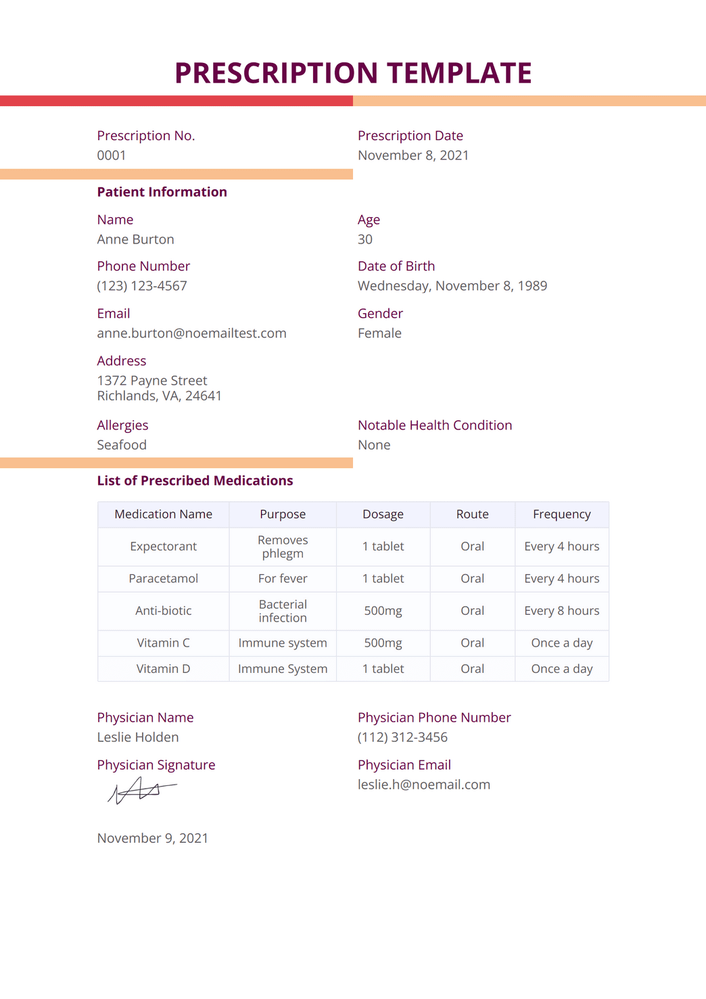
#> input picture backend/uploads/test_prescription.png, 706 x 999 px, shrunk from 1044 x 1477 before the run
$ python -i paddleocr_medical.py   (imports and definitions only)
#> lines starting #> are read from the running program, lines starting #| are printed output that depends on the picture; after the words box and inside, x2 and y2 are one past the last pixel; in counts of white or black regions, pixels touching at a corner belong together
#!/usr/bin/env python3
"""
PaddleOCR Medical Document Analysis
Advanced OCR for prescription and medical document text extraction
"""

import os
import sys
import json
import argparse
from typing import Dict, List, Any, Optional
import cv2
import numpy as np
from PIL import Image
import logging

# Set up logging
# [1 line not run here, left out]
logger = logging.getLogger(__name__)

def install_paddleocr():
    """Install PaddleOCR if not available"""
    try:
        import paddleocr
        return True
    except ImportError:
        logger.info("Installing PaddleOCR...")
        import subprocess
        try:
            subprocess.check_call([sys.executable, "-m", "pip", "install", "paddleocr"])
            import paddleocr
            return True
        except Exception as e:
            logger.error(f"Failed to install PaddleOCR: {e}")
            return False

class MedicalDocumentAnalyzer:
    """Enhanced medical document analyzer using PaddleOCR"""

    def __init__(self):
        self.ocr = None
        self._initialize_ocr()
#> (the call stopped at in _initialize_ocr, `self.ocr = paddleocr.PaddleOCR( use_textline_orientation=True,  # Enab..`: paddleocr is not available in this run)

    def _initialize_ocr(self):
        """Initialize PaddleOCR with optimal settings for medical documents"""
        try:
            if not install_paddleocr():
                raise ImportError("PaddleOCR installation failed")

            import paddleocr

            # Initialize PaddleOCR with English support
            self.ocr = paddleocr.PaddleOCR(
                use_textline_orientation=True,  # Enable text angle classification
                lang='en'                       # English language
            )
            logger.info("✅ PaddleOCR initialized successfully")

        except Exception as e:
            logger.error(f"❌ Failed to initialize PaddleOCR: {e}")
            self.ocr = None

    def preprocess_image(self, image_path: str) -> np.ndarray:
        """Preprocess image for better OCR accuracy"""
#> called with image_path = 'uploads/test_prescription.png'
        try:
            # Read image
            image = cv2.imread(image_path)
#> image is the input picture: shape (999, 706, 3); mean B, G, R 247.9, 247.5, 250.3
            if image is None:
                # Try with PIL for different formats
                pil_image = Image.open(image_path).convert('RGB')
                image = cv2.cvtColor(np.array(pil_image), cv2.COLOR_RGB2BGR)

            # Convert to grayscale
            gray = cv2.cvtColor(image, cv2.COLOR_BGR2GRAY)
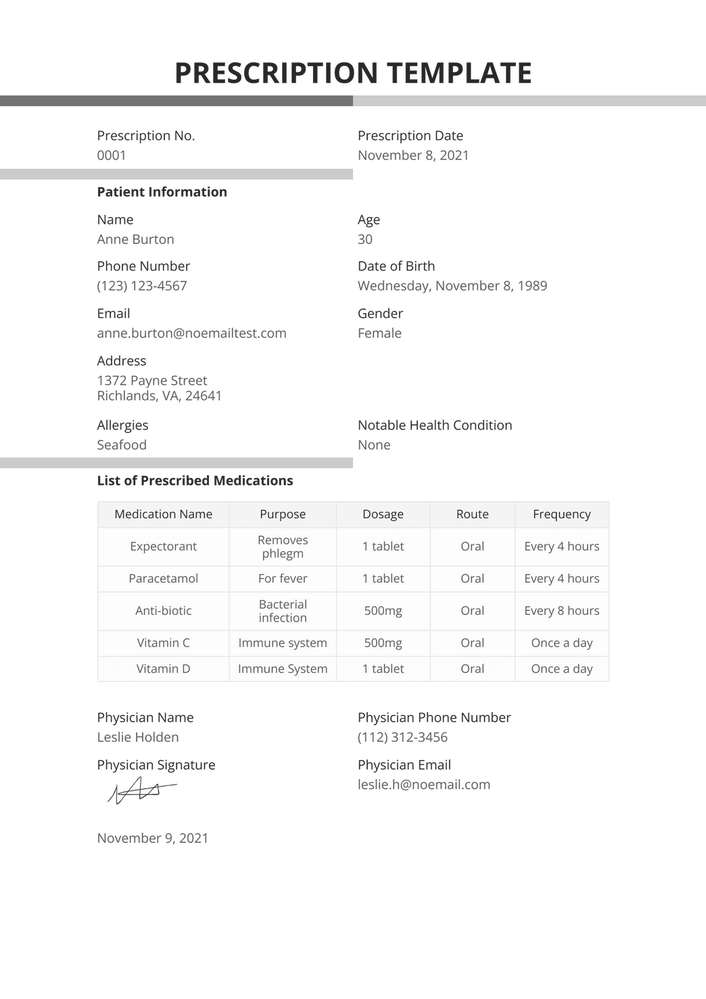
#> gray: shape (999, 706); min 26, max 255, mean 248.4

            # Apply adaptive thresholding to improve text clarity
            processed = cv2.adaptiveThreshold(
                gray, 255, cv2.ADAPTIVE_THRESH_GAUSSIAN_C, cv2.THRESH_BINARY, 11, 2
            )
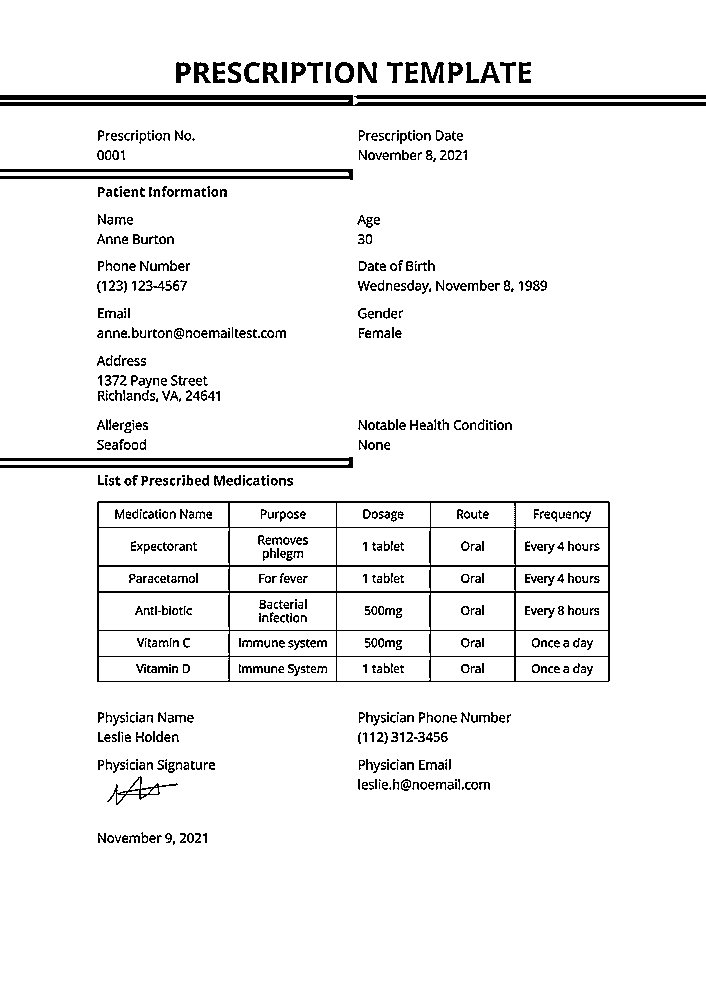
#> processed: shape (999, 706); 94.4% white; 704 black regions (150 under 20 px), largest, box (x1, y1, x2, y2) and area: (97, 501, 610, 682) 6921, (0, 95, 706, 106) 4587, (0, 457, 353, 468) 2139

            # Denoise
            denoised = cv2.medianBlur(processed, 3)
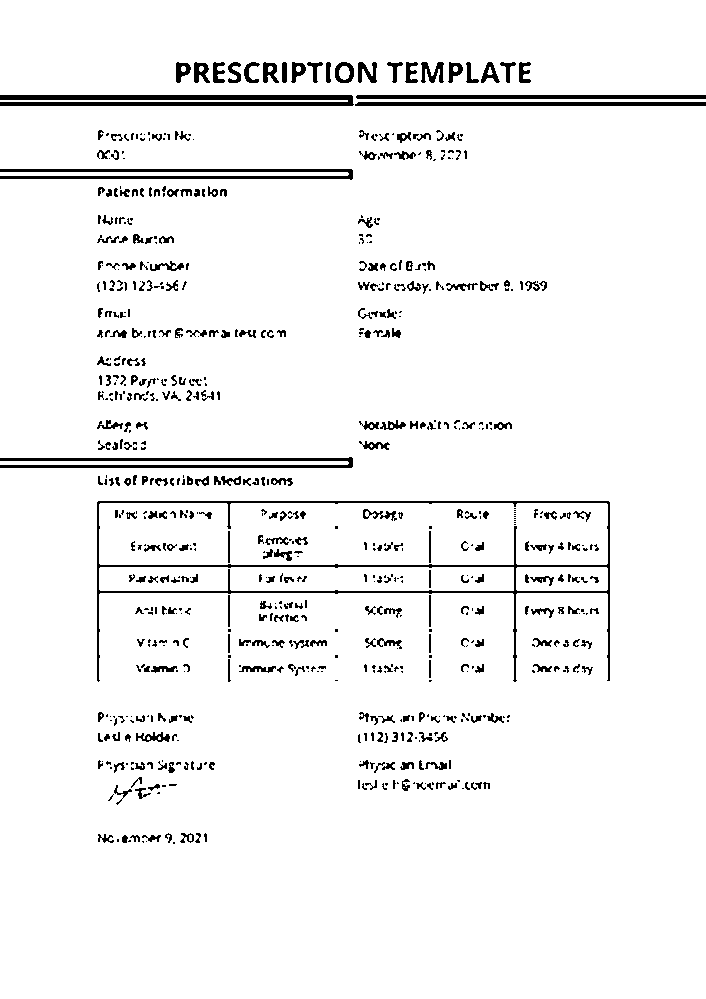
#> denoised: shape (999, 706); 95.1% white; 715 black regions (360 under 20 px), largest, box (x1, y1, x2, y2) and area: (97, 501, 610, 682) 4281, (0, 95, 354, 106) 3187, (0, 457, 353, 468) 2138

            return denoised

        except Exception as e:
            logger.error(f"Image preprocessing failed: {e}")
            # Return original image if preprocessing fails
            return cv2.imread(image_path)

    # [298 lines left out: functions extract_text_from_image, analyze_medical_content, process_medical_document, main, not called in this run]

# [2 lines not run here, left out]

>>> result = MedicalDocumentAnalyzer().preprocess_image('uploads/test_prescription.png')
